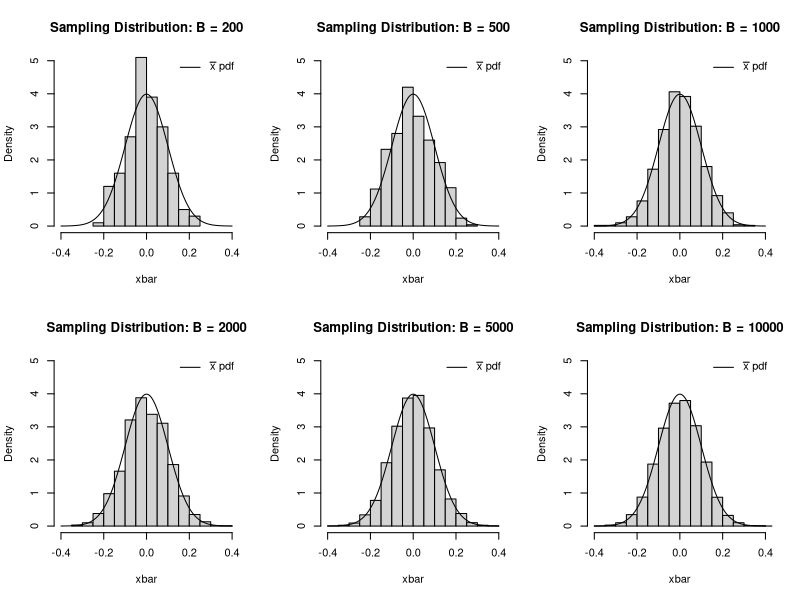
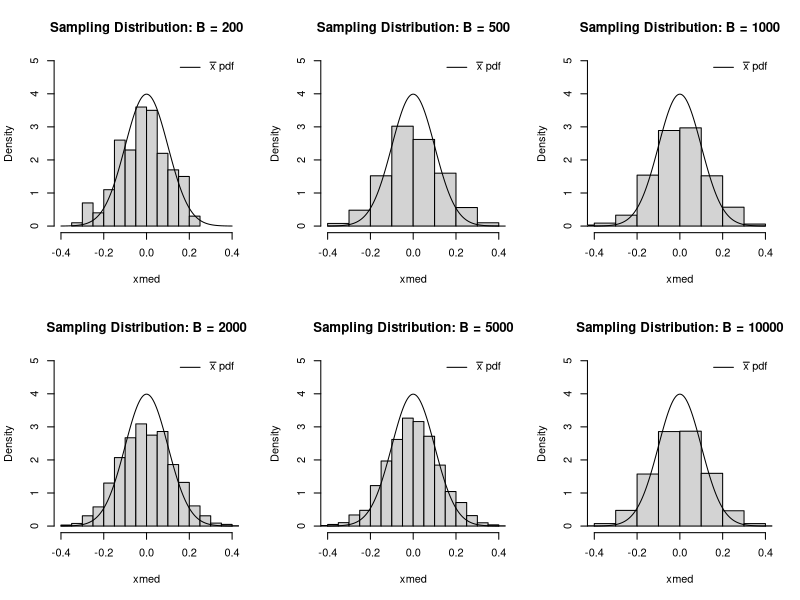
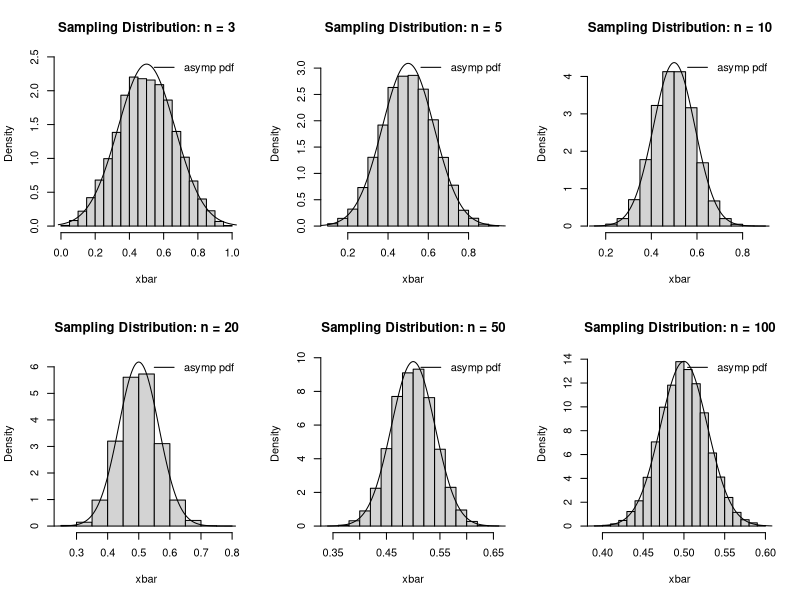
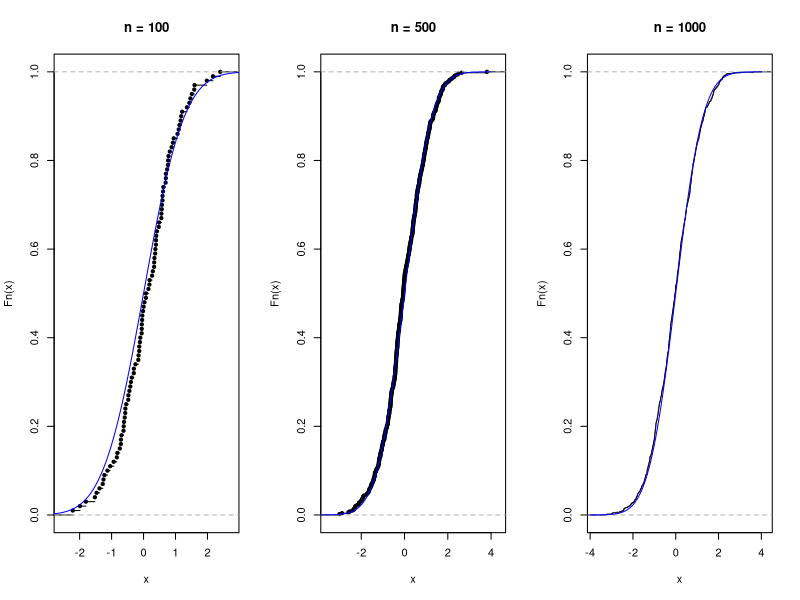
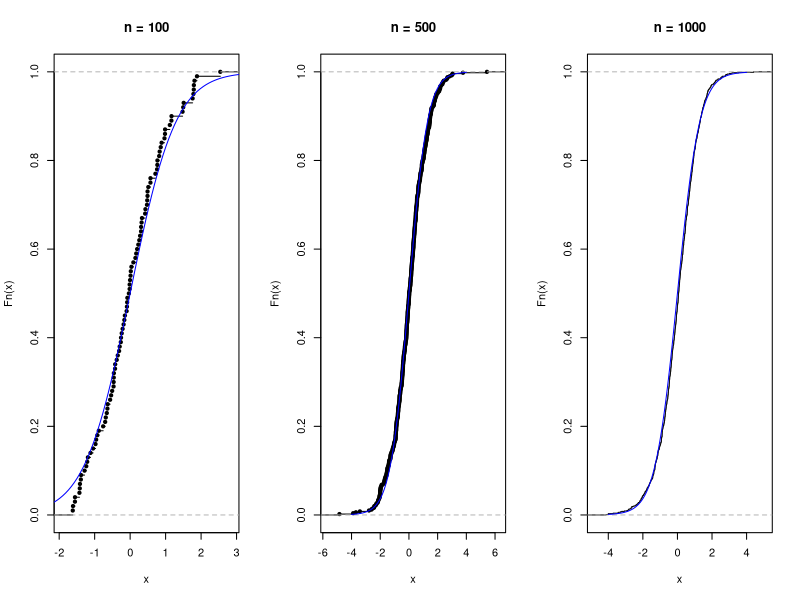
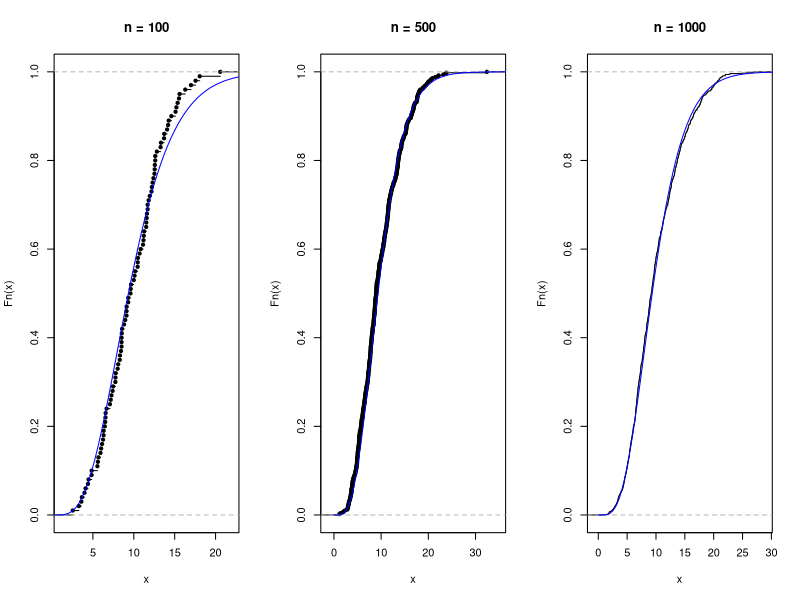
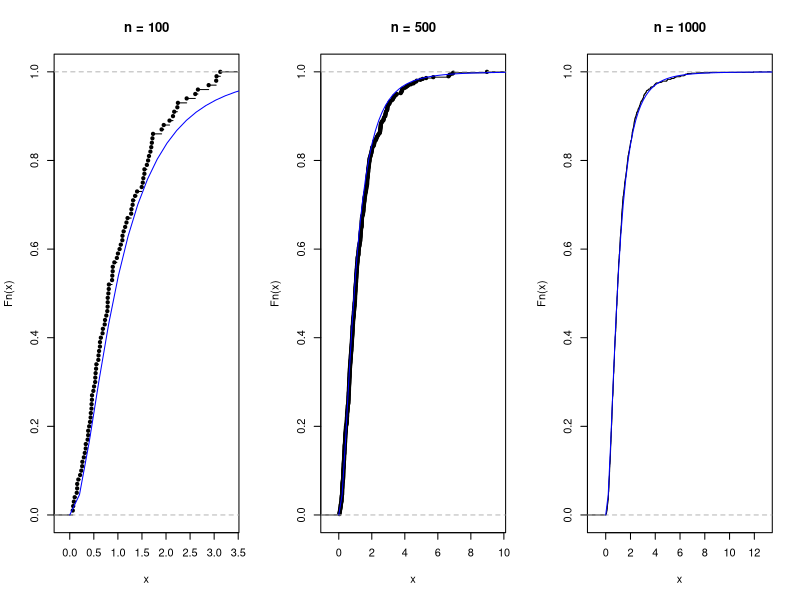
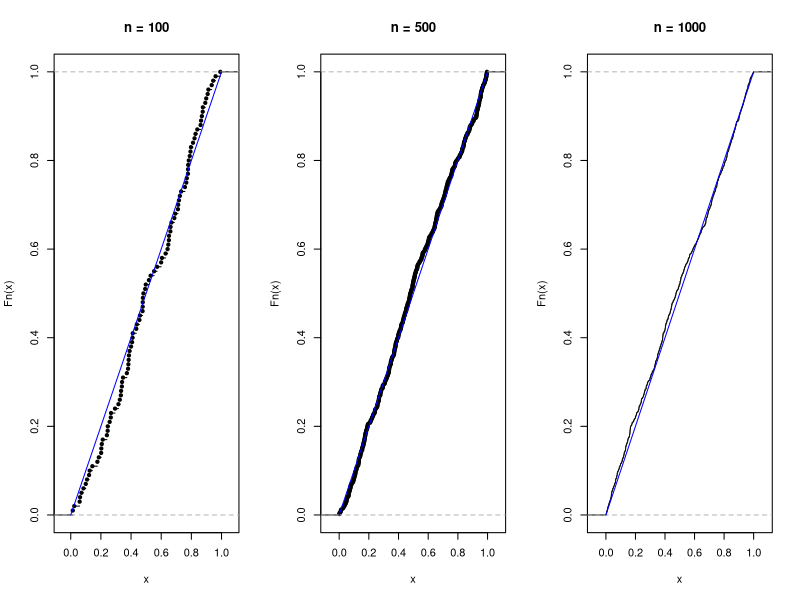

Write R code to recreate these figures, in order.
##########   Bootstrap Resampling
##########   Nathaniel E. Helwig (helwig@umn.edu)
##########   Updated: 04-Jan-2017


#####   DEFINE PATHS AND PACKAGES   #####

# load MASS package (for rlm function)
if(!require(MASS)){
  install.packages("MASS")
  library("MASS")
}


#####   BACKGROUND INFORMATION   #####

# hypothetical ideal: example 1 (normal mean)
set.seed(1)
n = 100
B = c(200,500,1000,2000,5000,10000)
xseq = seq(-0.4,0.4,length=200)
dev.new(width=12,height=8,noRStudioGD=TRUE)
par(mfrow=c(2,3))
for(k in 1:6){
  X = replicate(B[k], rnorm(n))
  xbar = apply(X, 2, mean)
  hist(xbar, freq=F, xlim=c(-0.4,0.4), ylim=c(0,5),
       main=paste("Sampling Distribution: B =",B[k]))
  lines(xseq, dnorm(xseq, sd=1/sqrt(n)))
  legend("topright",expression(bar(x)*" pdf"),lty=1,bty="n")
}

# hypothetical ideal: example 2 (normal median)
set.seed(1)
n = 100
B = c(200,500,1000,2000,5000,10000)
xseq = seq(-0.4,0.4,length=200)
dev.new(width=12,height=8,noRStudioGD=TRUE)
par(mfrow=c(2,3))
for(k in 1:6){
  X = replicate(B[k], rnorm(n))
  xmed = apply(X, 2, median)
  hist(xmed, freq=F, xlim=c(-0.4,0.4), ylim=c(0,5),
       main=paste("Sampling Distribution: B =",B[k]))
  lines(xseq, dnorm(xseq, sd=1/sqrt(n)))
  legend("topright",expression(bar(x)*" pdf"),lty=1,bty="n")
}

# hypothetical ideal: example 3 (uniform mean)
set.seed(1)
n = c(3,5,10,20,50,100)
B = 10000
dev.new(width=12,height=8,noRStudioGD=TRUE)
par(mfrow=c(2,3))
for(k in 1:6){
  X = replicate(B, runif(n[k]))
  xbar = apply(X, 2, mean)
  xseq = seq(min(xbar)-0.05,max(xbar)+0.05,length=200)
  dhat = dnorm(xseq, mean=0.5, sd=1/sqrt(12*n[k]))
  hist(xbar, freq=F, ylim=c(0,max(dhat)+0.05),
       main=paste("Sampling Distribution: n =",n[k]))
  lines(xseq, dhat)
  legend("topright","asymp pdf",lty=1,bty="n")
}


#####   BOOTSTRAP BASICS   #####

# normal ecdf
dev.new(width=12,height=4,noRStudioGD=TRUE)
set.seed(1)
par(mfrow=c(1,3))
n = c(100,500,1000)
xseq = seq(-4,4,length=100)
for(j in 1:3){
  x = rnorm(n[j])
  plot(ecdf(x),main=paste("n =",n[j]))
  lines(xseq,pnorm(xseq),col="blue")
}

# t(10) ecdf
dev.new(width=12,height=4,noRStudioGD=TRUE)
set.seed(1)
par(mfrow=c(1,3))
n = c(100,500,1000)
xseq = seq(-4,4,length=100)
for(j in 1:3){
  x = rt(n[j],df=10)
  plot(ecdf(x),main=paste("n =",n[j]))
  lines(xseq,pt(xseq,df=10),col="blue")
}

# chi-square ecdf
dev.new(width=12,height=4,noRStudioGD=TRUE)
set.seed(1)
par(mfrow=c(1,3))
n = c(100,500,1000)
xseq = seq(0,40,length=100)
for(j in 1:3){
  x = rchisq(n[j],df=10)
  plot(ecdf(x),main=paste("n =",n[j]))
  lines(xseq,pchisq(xseq,df=10),col="blue")
}

# F(5,10) ecdf
dev.new(width=12,height=4,noRStudioGD=TRUE)
set.seed(1)
par(mfrow=c(1,3))
n = c(100,500,1000)
xseq = seq(0,20,length=100)
for(j in 1:3){
  x = rf(n[j],df1=5,df2=10)
  plot(ecdf(x),main=paste("n =",n[j]))
  lines(xseq,pf(xseq,df1=5,df2=10),col="blue")
}

# uniform ecdf
dev.new(width=12,height=4,noRStudioGD=TRUE)
set.seed(1)
par(mfrow=c(1,3))
n = c(100,500,1000)
xseq = seq(0,1,length=100)
for(j in 1:3){
  x = runif(n[j])
  plot(ecdf(x),main=paste("n =",n[j]))
  lines(xseq,punif(xseq),col="blue")
}



#####   BOOTSTRAP IN PRACTICE   #####

# bootstrap sampling function
bootsamp <- function(x,nsamp=10000){
  x = as.matrix(x)
  nx = nrow(x)
  bsamp = replicate(nsamp,x[sample.int(nx,replace=TRUE),])
}

# bootstrap statistic and standard error calculation
bootse <- function(bsamp,myfun,...){
  if(is.matrix(bsamp)){
    theta = apply(bsamp,2,myfun,...)
  } else {
    theta = apply(bsamp,3,myfun,...)
  }
  if(is.matrix(theta)){
    return(list(theta=theta,cov=cov(t(theta))))
  } else{
    return(list(theta=theta,se=sd(theta)))
  }
}

# ex 1: mean
dev.new(width=5,height=5,noRStudioGD=TRUE)
set.seed(1)
x = rnorm(500,mean=1)
bsamp = bootsamp(x)
bse = bootse(bsamp,mean)
mean(x)
sd(x)/sqrt(500)
bse$se
hist(bse$theta)

# ex 2: median
dev.new(width=5,height=5,noRStudioGD=TRUE)
set.seed(1)
x = rnorm(500,mean=1)
bsamp = bootsamp(x)
bse = bootse(bsamp,median)
median(x)
bse$se
hist(bse$theta)

# ex 3: variance
dev.new(width=5,height=5,noRStudioGD=TRUE)
set.seed(1)
x = rnorm(500,sd=2)
bsamp = bootsamp(x)
bse = bootse(bsamp,var)
var(x)
bse$se
hist(bse$theta)

# ex 4: mean difference
dev.new(width=5,height=5,noRStudioGD=TRUE)
set.seed(1)
x = rnorm(500,mean=3)
y = rnorm(500)
z = cbind(x,y)
bsamp = bootsamp(z)
myfun = function(z) mean(z[,1]) - mean(z[,2])
bse = bootse(bsamp,myfun)
myfun(z)
sqrt( (var(z[,1])+var(z[,2]))/nrow(z) )
bse$se
hist(bse$theta)

# ex 5: median difference
dev.new(width=5,height=5,noRStudioGD=TRUE)
set.seed(1)
x = rnorm(500,mean=3)
y = rnorm(500)
z = cbind(x,y)
bsamp = bootsamp(z)
myfun = function(z) median(z[,1]) - median(z[,2])
bse = bootse(bsamp,myfun)
myfun(z)
bse$se
hist(bse$theta)

# ex 6: correlation
dev.new(width=5,height=5,noRStudioGD=TRUE)
set.seed(1)
x = rnorm(500)
y = rnorm(500)
Amat = matrix(c(1,-0.25,-0.25,1),2,2)
Aeig = eigen(Amat,symmetric=TRUE)
evec = Aeig$vec
evalsqrt = diag(Aeig$val^0.5)
Asqrt = evec %*% evalsqrt %*% t(evec)
z = cbind(x,y)%*%Asqrt
bsamp = bootsamp(z)
myfun = function(z) cor(z[,1],z[,2])
bse = bootse(bsamp,myfun)
myfun(z)
(1-myfun(z)^2)/sqrt(nrow(z)-3)
bse$se
hist(bse$theta)

# ex 7: uniform max
dev.new(width=5,height=5,noRStudioGD=TRUE)
set.seed(1)
x = runif(500)
bsamp = bootsamp(x)
myfun = function(x) max(x)
bse = bootse(bsamp,myfun)
myfun(x)
bse$se
hist(bse$theta)

# bootstrap bias calculation
bootbias <- function(bse,theta,...){
  if(is.matrix(bse$theta)){
    return(apply(bse$theta,1,mean) - theta)
  } else{
    return(mean(bse$theta) - theta)
  }
}

# sample mean unbiased
set.seed(1)
x = rnorm(500,mean=1)
bsamp = bootsamp(x)
bse = bootse(bsamp,mean)
mybias = bootbias(bse,mean(x))
mybias
mean(x)
sd(x)/sqrt(500)
bse$se

# toy example bias
set.seed(1)
x = rnorm(500,mean=1)
bsamp = bootsamp(x)
bse = bootse(bsamp,function(x) mean(x)+10)
mybias = bootbias(bse,mean(x))
mybias
mean(x)
sd(x)/sqrt(500)
bse$se

# toy example mse
set.seed(1)
x = rnorm(500,mean=1)
bsamp = bootsamp(x)
bse = bootse(bsamp,function(x) mean(x)+10)
mybias = bootbias(bse,mean(x))
c(bse$se,mybias)
c(bse$se,mybias)^2
mse = (bse$se^2) + (mybias^2)
mse
100 + 1/length(x)

# plot accuracy vs precision
dev.new(width=8,height=8,noRStudioGD=TRUE)
par(mfrow=c(2,2))
sds = c(0.5,0.15)
mus = c(1,0)
ptitle = c("low precision","high precision")
atitle = c("low accuracy","high accuracy")
set.seed(1)
for(j in 1:2){
  for(k in 1:2){
    x = rnorm(500, mean=mus[j], sd=sds[k])
    y = rnorm(500, mean=1, sd=sds[k])
    plot(x,y,xlim=c(-3,3),ylim=c(-3,3),pch=19,cex=0.25,col="gray",
         main=paste0(atitle[j]," and ",ptitle[k]))
    points(0,1,col="red",pch=8,cex=2,lwd=2)
    legend("bottomright",c("Truth","Estimates"),col=c("red","gray"),
           pch=c(8,19),pt.cex=c(1,1),bty="n")
  }
}

# mean is smooth
meanfun <- function(x,z) mean(c(x,z))
set.seed(1)
z = rnorm(100)
x = seq(-4,4,length=200)
meanval = rep(0,200)
for(j in 1:200) meanval[j] = meanfun(x[j],z)
dev.new(width=6,height=6,noRStudioGD=TRUE)
plot(x,meanval,xlab=expression(x[1]),main="mean")

# median is unsmooth
medfun <- function(x,z) median(c(x,z))
set.seed(1)
z = rnorm(100)
x = seq(-4,4,length=200)
medval = rep(0,200)
for(j in 1:200) medval[j] = medfun(x[j],z)
dev.new(width=6,height=6,noRStudioGD=TRUE)
plot(x,medval,xlab=expression(x[1]),main="median")

# jackknife functions
jacksamp <- function(x){
  nx = length(x)
  jsamp = matrix(0,nx-1,nx)
  for(j in 1:nx) jsamp[,j] = x[-j]
  jsamp
}
jackse <- function(jsamp,myfun,...){
  nx = ncol(jsamp)
  theta = apply(jsamp,2,myfun,...)
  se = sqrt( ((nx-1)/nx) * sum( (theta-mean(theta))^2 ) )
  list(theta=theta,se=se)
}

# ex 1: mean (revisited)
dev.new(width=5,height=5,noRStudioGD=TRUE)
set.seed(1)
x = rnorm(500,mean=1)
jsamp = jacksamp(x)
jse = jackse(jsamp,mean)
mean(x)
sd(x)/sqrt(500)
jse$se
hist(jse$theta)

# ex 2: median (revisited)
dev.new(width=5,height=5,noRStudioGD=TRUE)
set.seed(1)
x = rnorm(500,mean=1)
jsamp = jacksamp(x)
jse = jackse(jsamp,median)
median(x)
jse$se
hist(jse$theta)


#####   BOOTSTRAPPING REGRESSION   #####

# bootstrap regression residuals
set.seed(1)
n = 500
x = rexp(n)
e = runif(n,min=-2,max=2)
y = 3 + 2*x + e
linmod = lm(y~x)
linmod$coef
yhat = linmod$fitted.values
bsamp = bootsamp(linmod$residuals)
bsamp = matrix(yhat,n,ncol(bsamp))+bsamp
myfun = function(y,x) lm(y~x)$coef
bse = bootse(bsamp,myfun,x=x)
bse$cov
sigsq = mean(linmod$residuals^2)
solve(crossprod(cbind(1,x))) * sigsq
dev.new(height=6,width=4,noRStudioGD=TRUE)
par(mfcol=c(2,1))
hist(bse$theta[1,],main=expression(hat(b)[0]))
hist(bse$theta[2,],main=expression(hat(b)[1]))

# bootstrap regression pairs
set.seed(1)
n = 500
x = rexp(n)
e = runif(n,min=-2,max=2)
y = 3 + 2*x + e
linmod = lm(y~x)
linmod$coef
z = cbind(y,x)
bsamp = bootsamp(z)
myfun = function(z) lm(z[,1]~z[,2])$coef
bse = bootse(bsamp,myfun)
bse$cov
sigsq = mean(linmod$residuals^2)
solve(crossprod(cbind(1,x)))*sigsq
dev.new(height=6,width=4,noRStudioGD=TRUE)
par(mfcol=c(2,1))
hist(bse$theta[1,],main=expression(hat(b)[0]))
hist(bse$theta[2,],main=expression(hat(b)[1]))

# bootstrap robust regression pairs
set.seed(1)
n = 500
x = rnorm(n)
e = rnorm(n,sd=x^2)
y = 3 + 2*x + e
linmod = lm(y~x)
linmod$coef
rlinmod = rlm(y~x)
rlinmod$coef
z = cbind(y,x)
bsamp = bootsamp(z)
myfun = function(z) rlm(z[,1]~z[,2])$coef
bse = bootse(bsamp,myfun)
bse$cov
sigsq = mean(rlinmod$residuals^2)
solve(crossprod(cbind(1,x)))*sigsq
dev.new(height=6,width=4,noRStudioGD=TRUE)
par(mfcol=c(2,1))
hist(bse$theta[1,],main=expression(hat(b)[0]))
hist(bse$theta[2,],main=expression(hat(b)[1]))
